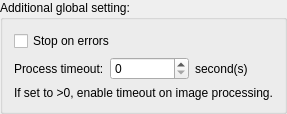
       <widget class="QGroupBox" name="addGlbSetGrp">
        <property name="title">
         <string>Additional global setting:</string>
        </property>
        <layout class="QVBoxLayout" name="verticalLayout_16">
         <item>
          <widget class="QCheckBox" name="stopOnErrorchkBox">
           <property name="toolTip">
            <string>&lt;html&gt;&lt;head/&gt;&lt;body&gt;&lt;p&gt;By default, batch mode will continue to process remaining images even when errors are present.&lt;/p&gt;&lt;p&gt;This option will stop the whole process when errors are caught, however timeout warnings set by the value below will still get skipped.&lt;/p&gt;&lt;/body&gt;&lt;/html&gt;</string>
           </property>
           <property name="text">
            <string>Stop on errors</string>
           </property>
          </widget>
         </item>
         <item>
          <layout class="QHBoxLayout" name="horizontalLayout_8">
           <item>
            <widget class="QLabel" name="label_9">
             <property name="text">
              <string>Process timeout:</string>
             </property>
            </widget>
           </item>
           <item>
            <widget class="QSpinBox" name="glbTimeoutSpinBox">
             <property name="sizePolicy">
              <sizepolicy hsizetype="Preferred" vsizetype="Fixed">
               <horstretch>0</horstretch>
               <verstretch>0</verstretch>
              </sizepolicy>
             </property>
             <property name="maximum">
              <number>300</number>
             </property>
            </widget>
           </item>
           <item>
            <widget class="QLabel" name="label_18">
             <property name="sizePolicy">
              <sizepolicy hsizetype="Preferred" vsizetype="Preferred">
               <horstretch>0</horstretch>
               <verstretch>0</verstretch>
              </sizepolicy>
             </property>
             <property name="text">
              <string>second(s)</string>
             </property>
            </widget>
           </item>
          </layout>
         </item>
         <item>
          <widget class="QLabel" name="label_19">
           <property name="text">
            <string>If set to &gt;0, enable timeout on image processing.</string>
           </property>
          </widget>
         </item>
        </layout>
       </widget>
